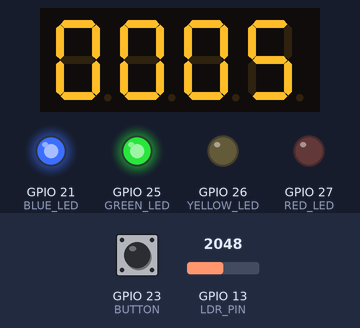
Simulated run of this program. Board: ESP32. Shown: 4-digit seven-segment display, output pins drawn as LEDs (lit = HIGH). Dashed ring = blinking. The inputs (shaded band) are chosen by the test bench; at power-on: GPIO 13 (LDR_PIN) = 2048, GPIO 23 (BUTTON) HIGH.

Above: at 1.6 s.
1.7 s: GPIO 13 (LDR_PIN) set to 1036
3.5 s: GPIO 13 (LDR_PIN) set to 932
At 3.9 s:
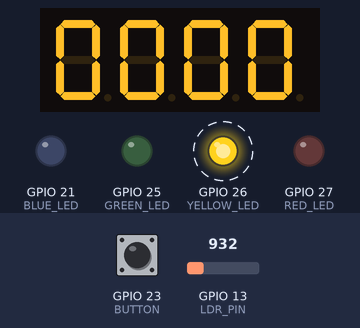
6.5 s: GPIO 13 (LDR_PIN) set to 1040
At 6.8 s:
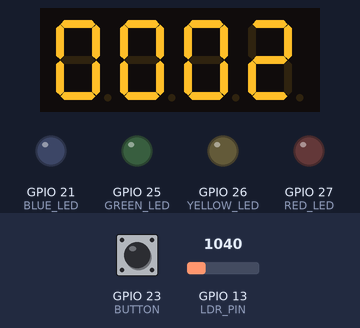
9.5 s: GPIO 23 (BUTTON) pulled LOW for 0.15 s
At 11.4 s:
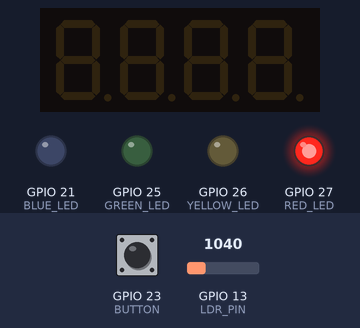
12.6 s: GPIO 23 (BUTTON) pulled LOW for 1 s
At 13.3 s:
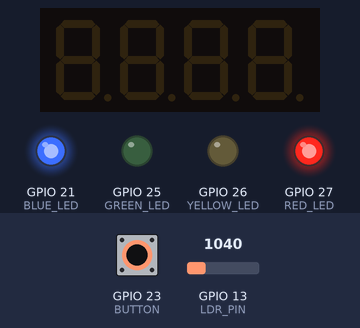
15.1 s: GPIO 23 (BUTTON) pulled LOW for 0.15 s
At 16.8 s:
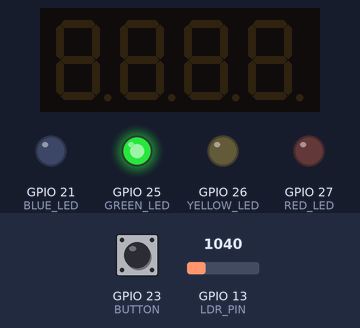
Timing chart, 0 to 18.3 s (numbered marks = the images above; inputs shaded):
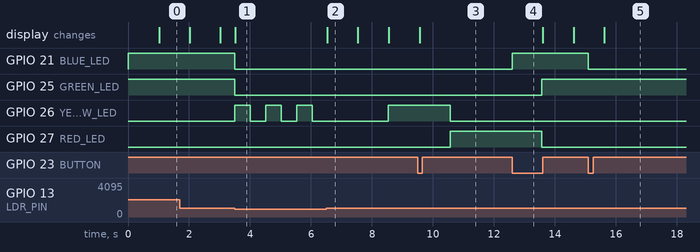

The program:

main.cpp
```cpp
#include <Arduino.h>
#include <TM1637Display.h>

// Khai báo chân kết nối
#define GREEN_LED 25
#define YELLOW_LED 26
#define RED_LED 27
#define BLUE_LED 21 // Đèn xanh dương
#define BUTTON 23 // Nút nhấn xanh dương
#define LDR_PIN 13 // Cảm biến ánh sáng
#define CLK 18
#define DIO 19

TM1637Display display(CLK, DIO);
bool displayEnabled = true;
bool nightMode = false;
int state = 0;
unsigned long lastChange = 0;
const int durations[] = {6, 2, 3}; // Thời gian tương ứng cho đèn xanh lá, vàng, đỏ
const char* colorNames[] = {"Gr", "Ye", "Re"};

void setup() {
    pinMode(GREEN_LED, OUTPUT);
    pinMode(YELLOW_LED, OUTPUT);
    pinMode(RED_LED, OUTPUT);
    pinMode(BLUE_LED, OUTPUT);
    pinMode(BUTTON, INPUT_PULLUP);
    pinMode(LDR_PIN, INPUT);
    display.setBrightness(7);

    digitalWrite(GREEN_LED, HIGH);
    digitalWrite(BLUE_LED, HIGH);
}

void loop() {
    static int remainingTime = durations[state];
    static bool buttonPressed = false;
    static unsigned long lastBlink = 0;
    static bool yellowState = false;

    int lightLevel = analogRead(LDR_PIN);
    nightMode = (lightLevel < 1000); // Ngưỡng ánh sáng để kích hoạt chế độ đêm

    if (nightMode) {
        digitalWrite(GREEN_LED, LOW);
        digitalWrite(RED_LED, LOW);
        digitalWrite(BLUE_LED, LOW);
        if (millis() - lastBlink >= 500) { // Nhấp nháy đèn vàng
            lastBlink = millis();
            yellowState = !yellowState;
            digitalWrite(YELLOW_LED, yellowState);
        }
        display.showNumberDec(0, true); // Hiển thị 0 khi trời tối
        return;
    }

    if (digitalRead(BUTTON) == LOW && !buttonPressed) {
        displayEnabled = !displayEnabled;
        digitalWrite(BLUE_LED, displayEnabled ? HIGH : LOW);
        buttonPressed = true;
    }
    if (digitalRead(BUTTON) == HIGH) {
        buttonPressed = false;
    }

    if (millis() - lastChange >= 1000) {
        lastChange = millis();
        remainingTime--;
        if (displayEnabled) {
            display.showNumberDec(remainingTime, true);
        } else {
            display.clear();
        }

        if (remainingTime <= 0) {
            int prevState = state;
            state = (state + 1) % 3;
            remainingTime = durations[state];

            digitalWrite(GREEN_LED, state == 0);
            digitalWrite(YELLOW_LED, state == 1);
            digitalWrite(RED_LED, state == 2);

            // Hiển thị trạng thái chuyển đổi
            if (displayEnabled) {
                display.showNumberDecEx(durations[prevState] * 100 + durations[state], 0b01000000, true);
                delay(1000);
            }
        }
    }
}
```

Measured:
- the behaviour switches between 1000 and 999 on GPIO 13 (LDR_PIN) (found by bisection; images 0 and 1)
- after the input at 3.5 s, GPIO 21 (BLUE_LED): HIGH → LOW at once; GPIO 25 (GREEN_LED): HIGH → LOW after 0.00 s instead of 2.5 s
- after the input at 6.5 s, the display: changes at once (image 2)
- after the input at 12.6 s, GPIO 21 (BLUE_LED): LOW → HIGH at once
- after the input at 15.1 s, GPIO 21 (BLUE_LED): HIGH → LOW at once
- what the display in image 2 shows lasts 1.0 s, from 6.5 s to 7.5 s
